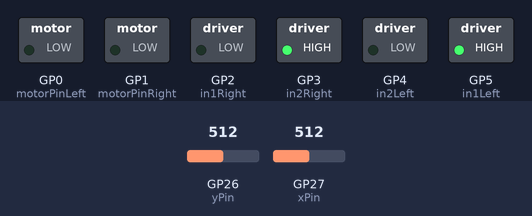
Recording of a program running on a simulated Raspberry Pi Pico. Shown: switched loads named in the program (green lamp = pin HIGH). The inputs (shaded band) are chosen by the test bench; at power-on: GP27 (xPin) = 512, GP26 (yPin) = 512. What the program prints to the serial monitor is not drawn.

Above: at 1.2 s.
1.3 s: GP27 (xPin) set to 390
At 1.8 s:
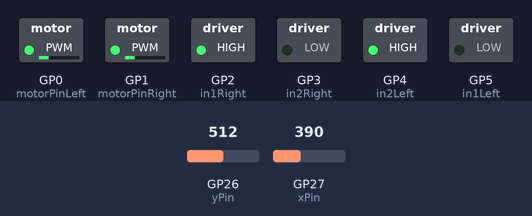
2.8 s: GP26 (yPin) set to 215
4.3 s: GP26 (yPin) set to 193
At 5.5 s:
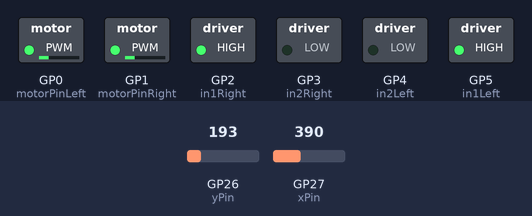
6.0 s: GP27 (xPin) set to 306
At 7.3 s:
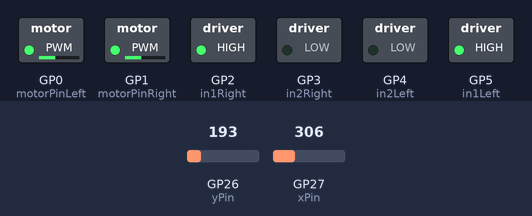
7.8 s: GP26 (yPin) set to 210
At 8.9 s:
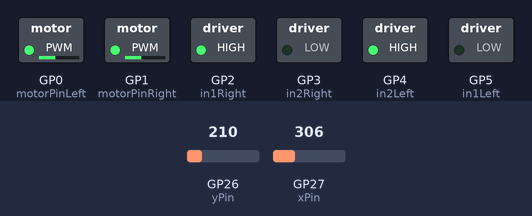
9.4 s: GP27 (xPin) set to 190
At 10.4 s:
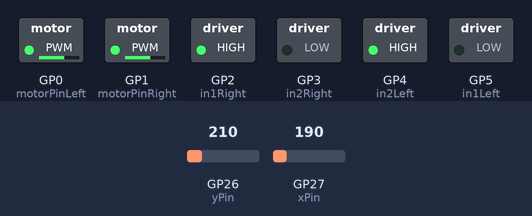
Timing chart, 0 to 11.9 s (numbered marks = the images above; inputs shaded):
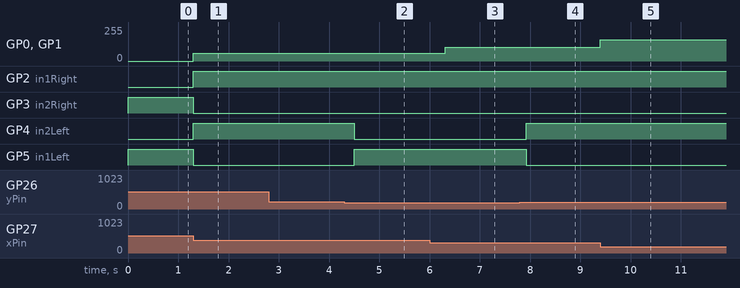

The program:

main.cpp
```cpp
#include <Arduino.h>

#define in1Left 5
#define in2Left 4
#define motorPinLeft 0
#define in1Right 2
#define in2Right 3
#define motorPinRight 1
#define xPin 27
#define yPin 26

// Variable for motor direction, true means forward, false means reverse
bool directionLeft = true;
bool directionRight = true;

int turnSpeed = .5;
int speed = 2;

void setup() {
    pinMode(in1Left, OUTPUT);
    pinMode(in2Left, OUTPUT);
    pinMode(motorPinLeft, OUTPUT);
    pinMode(in1Right, OUTPUT);
    pinMode(in2Right, OUTPUT);
    pinMode(motorPinRight, OUTPUT);
    Serial.begin(9600);
}

void loop() {
    // Read joystick values on X and Y axes
    int x = analogRead(xPin);
    int y = analogRead(yPin);

    // Map the joystick X value to a motor speed range (0 to 255)
    int xMapped = map(abs(x - 512), 0, 1024, 0, 255); // Normalize X around center 512
    int yMapped = map(abs(y - 512), 0, 1024, 0, 255);

        if (xMapped > -17 && xMapped < 17) {
        xMapped = 0; // Set to 0 for neutral position
    }

    // Determine motor direction based on X-axis input
    if (x >= 600) { // Positive X direction (right)
        directionLeft = true;
        directionRight = true;  // setting direction to forward
        speed = 2;
    } else if (x<400) { // Negative X direction (left)
        directionLeft = false;
        directionRight = false; // setting direction to reverse
        speed = 2;
    }
    //for right and left


    if(y>=900){
    delay(200);
        directionRight = true;
        directionLeft = false;
       // speed = turnSpeed;
    } else if(y<200) {
    delay(200);
        directionRight = false;
        directionLeft = true;
       // speed = turnSpeed;
    }


    //direction = x >= 2048;

    //Serial.println(x);
    // Serial.println(xMapped);
    // Serial.println(yMapped);
    // Serial.println("stats");
    Serial.println("direction");
    Serial.println(directionLeft);
    Serial.println(directionRight);


    // Set motor direction based on the joystick input
    digitalWrite(in1Left, directionLeft);
    digitalWrite(in2Left, !directionLeft);

    digitalWrite(in1Right, !directionRight);
    digitalWrite(in2Right, directionRight);

    // Set motor speed with PWM based on mapped X value
    analogWrite(motorPinLeft, xMapped*speed);
    analogWrite(motorPinRight, xMapped*speed);
    delay(1); // small delay to smooth motor response
}
```

Measured:
- the behaviour switches between 200 and 199 on GP26 (yPin) (found by bisection; images 1 and 2)
- after the input at 1.3 s, GP0 (motorPinLeft), GP1 (motorPinRight): 0/255 → 60/255 at once; GP2 (in1Right), GP4 (in2Left): LOW → HIGH at once; GP3 (in2Right), GP5 (in1Left): HIGH → LOW at once
- after the input at 4.3 s, GP4 (in2Left): HIGH → LOW after 0.20 s; GP5 (in1Left): LOW → HIGH after 0.20 s
- after the input at 6.0 s, GP0 (motorPinLeft), GP1 (motorPinRight): 60/255 → 102/255 after 0.31 s
- after the input at 7.8 s, GP4 (in2Left): LOW → HIGH after 0.13 s; GP5 (in1Left): HIGH → LOW after 0.13 s
- after the input at 9.4 s, GP0 (motorPinLeft), GP1 (motorPinRight): 102/255 → 160/255 at once
